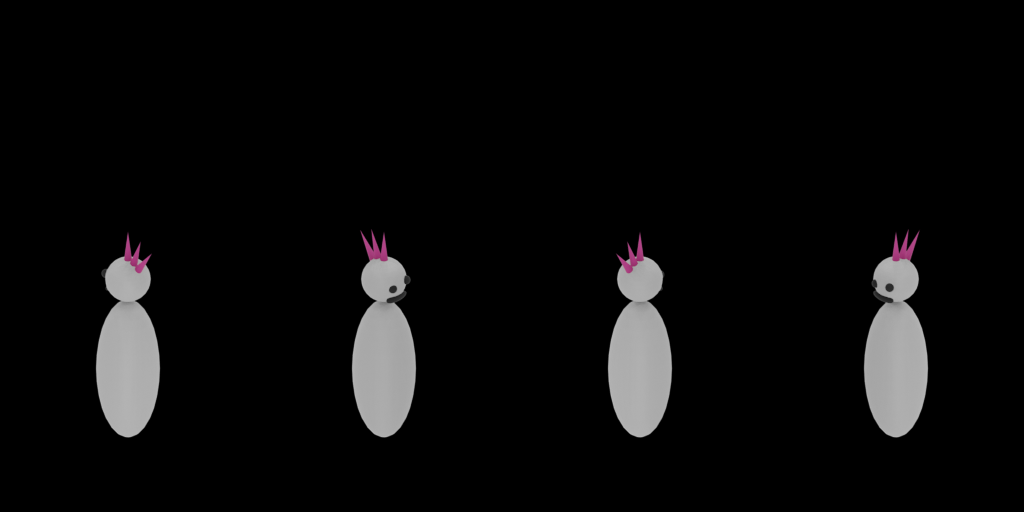

The image is a tile-based game level rendered from a .tmx file. Its description and complete source (layers, tilesets, objects, tile grids) follow:
An orthogonal 4x1 tile map with 256x512 px tiles, 1 tile layer (Calque de Tuiles 1).

<map version="1.5" tiledversion="1.5.0" orientation="orthogonal" renderorder="right-down" width="4" height="1" tilewidth="256" tileheight="512" infinite="0" nextlayerid="2" nextobjectid="1">
 <tileset firstgid="1" name="sprites" tilewidth="256" tileheight="512" tilecount="4" columns="0">
  <grid orientation="orthogonal" width="1" height="1" />
  <tile id="0">
   <image width="256" height="512" source="perso1.png" />
  </tile>
  <tile id="1">
   <image width="256" height="512" source="perso2.png" />
  </tile>
  <tile id="2">
   <image width="256" height="512" source="perso3.png" />
  </tile>
  <tile id="3">
   <image width="256" height="512" source="perso4.png" />
  </tile>
 </tileset>
 <layer id="1" name="Calque de Tuiles 1" width="4" height="1">
  <data encoding="csv">
1,2,3,4
</data>
 </layer>
</map>